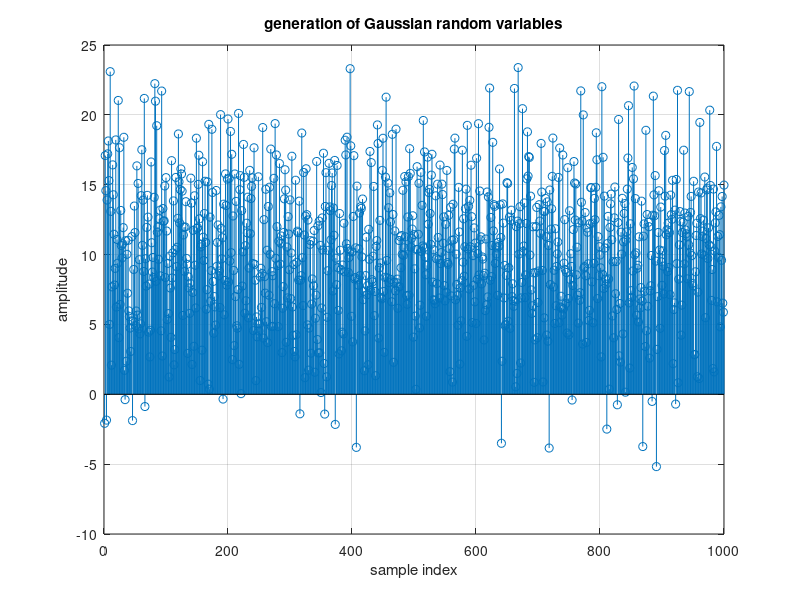

This figure's MATLAB source: (Note: this script raises an error after producing the figure.)
% Alberto Pizano
% ECE448
% Lab 1

clc
clear

rand(3)
rand(1,3)
rand(1,4)

% PART1
v = 25;
m = 10;
x = sqrt(v) * randn(1,1000)+m*ones(1,1000);
figure(1)
stem(x)
grid on;
xlabel('sample index');
ylabel('amplitude');
title('generation of Gaussian random variables');

%%

figure(2);
histogram(x,20);
xlabel('amplitude');
ylabel('number of points');
title('number of points at varied amplitudes');

%%
x1 = 0:0.2:5;
g1 = exp(-x1).*sin(x1.^2);
figure(3)
plot(x1,g1) % continues
hold all
stem(x1,g1) % discrete
grid on;
xlabel('x_1');
ylabel('g_1(x_1)');
title('Continous & Discrete Plots');


x2 = -10:0.1:10;
g2 = sinc(x2);
figure(4)
plot(x2,g2) % continues
hold all
stem(x2,g2) % discrete
grid on;
xlabel('x_2');
ylabel('g_2(x_2)');
title('Continous & Discrete Plots');

%%



